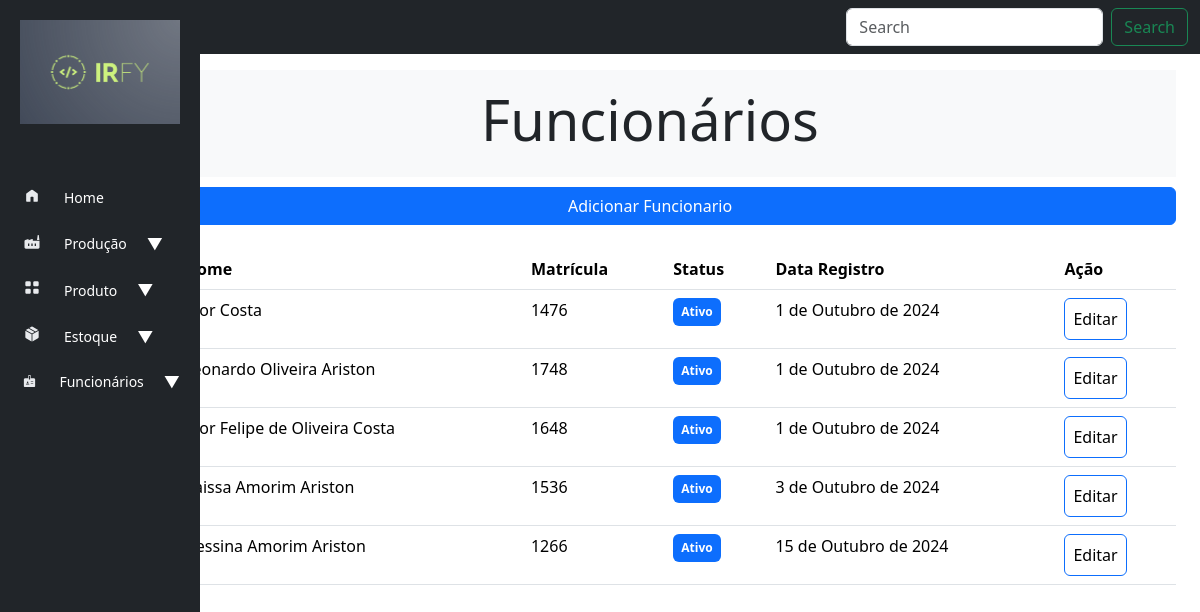
/cadastro/list_funcionarios/, run on an earlier commit of the app's database.
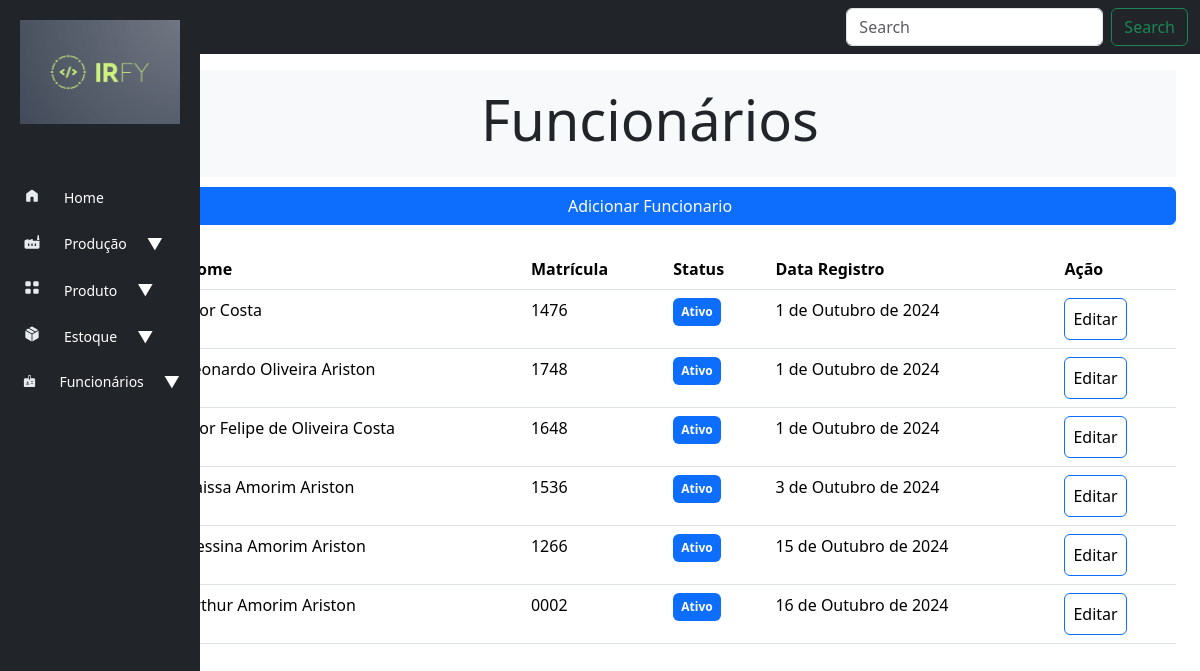
And on a later commit of the database.
### cadastro/models.py (models this page shows, shortened)
class Funcionario(models.Model):
    STATUS_CHOICES = [
        ('ativo', 'Ativo'),
        ('inativo', 'Inativo'),
    ]
    nome_funcionario = models.CharField(max_length=100)
    matricula_funcionario = models.CharField(max_length=5, unique=True)
    status = models.CharField(max_length=7, choices=STATUS_CHOICES, default="ativo")
    created_at = models.DateField(auto_now_add=True)

### cadastro/views.py (the view)
# urls.py: path('list_funcionarios/', views.list_funcionarios, name='list_funcionarios'),
def list_funcionarios(request):
    list_funcionarios = Funcionario.objects.all()
    context = {'list_funcionarios': list_funcionarios}
    return render(request, 'funcionario/list_funcionarios.html', context)

### cadastro/templates/funcionario/list_funcionarios.html (shortened to what this page needs)
{% extends "base.html" %}
{% block header %}
    <div class="py-3 bg-light text-center">
        <h2 class="display-4">Funcionários</h2>
    </div>
{% endblock header %}
{% block content %}
{% block buttons %}
  <div class="d-grid gap-2" style="margin-top: 10px;">
      <a class="btn btn-primary" href="{% url 'novo_funcionario'%}" role="button">Adicionar Funcionario</a>
  </div>
{% endblock buttons %}
    <table class="table table-hover">
        <thead >
          <tr>
            <th scope="col">ID</th>
            <th scope="col">Nome</th>
            <th scope="col">Matrícula</th>
            <th scope="col">Status</th>
            <th scope="col">Data Registro</th>
            <th scope="col">Ação</th>
          </tr>
        </thead>
        <tbody class="table table-hover">
        {% for funcionario in list_funcionarios %}
          <tr>
            <th scope="row">{{ funcionario.id }}</th>
            <td>{{ funcionario.nome_funcionario }}</td>
            <td>{{ funcionario.matricula_funcionario }}</td>
            {% if funcionario.status == "ativo"%}
            <td><span class="badge text-bg-primary">{{ funcionario.get_status_display }}</span></td>
            {% else %}
            <td> <span class="badge text-bg-warning">{{ funcionario.get_status_display }}</span></td>
            {% endif %}
            <td>{{ funcionario.created_at }}</td>
            <td><a class="btn btn-primary" role="button">Editar</a></td>
          </tr>
        {% empty %}
          Não produtos cadastrados
        {% endfor %}
        </tbody>
      </table>
{% endblock content %}

What changed in the data, as far as the page shows it:
added Funcionario: nome_funcionario "Arthur Amorim Ariston", matricula_funcionario "0002", status "Ativo", created_at "16 de Outubro de 2024"
